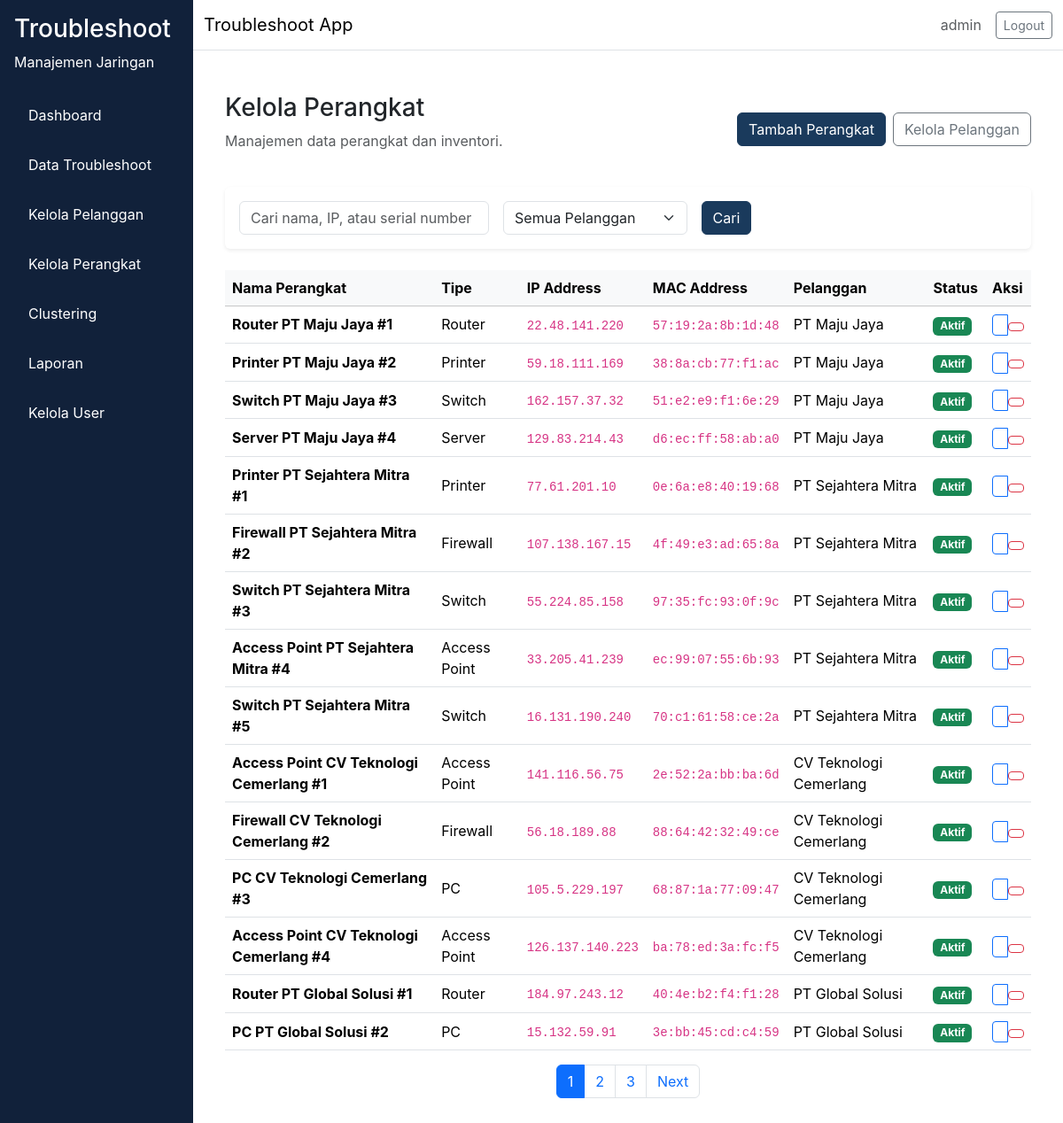
Page /pelanggan/perangkat (signed in) on the earlier database version.
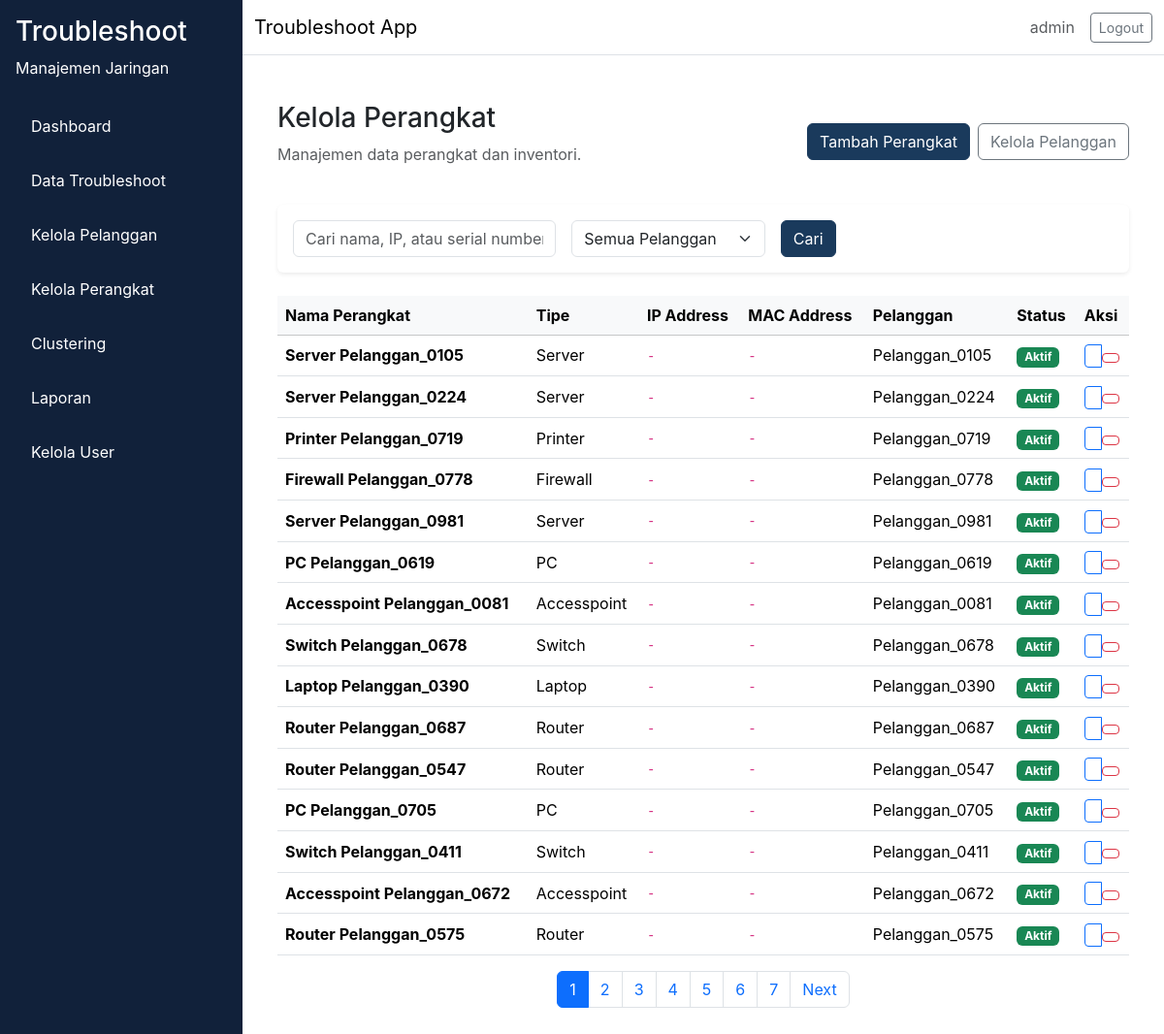
Same page on the later database version.
### app/models/perangkat.py (models this page shows, shortened)
class Perangkat(db.Model):
    __tablename__ = "perangkat"
    id = db.Column(db.Integer, primary_key=True)
    nama = db.Column(db.String(150), nullable=False)
    ip_address = db.Column(db.String(50), nullable=True)
    mac_address = db.Column(db.String(50), nullable=True)
    location_code = db.Column(db.String(50), nullable=True)
    tipe = db.Column(db.String(100), nullable=False)  # PC, Laptop, Printer, Server, etc
    serial_number = db.Column(db.String(100), nullable=True)
    status = db.Column(db.String(50), nullable=False, default="Aktif")  # Aktif, Nonaktif, Service
    keterangan = db.Column(db.Text, nullable=True)
    pelanggan_id = db.Column(db.Integer, db.ForeignKey("pelanggan.id"), nullable=False)
    created_at = db.Column(db.DateTime, server_default=db.func.now(), nullable=False)
    updated_at = db.Column(db.DateTime, server_default=db.func.now(), onupdate=db.func.now(), nullable=False)
    troubleshoots = db.relationship("Troubleshoot", backref="perangkat_ref", lazy="dynamic")

### app/models/pelanggan.py (models this page shows, shortened)
class Pelanggan(db.Model):
    __tablename__ = "pelanggan"
    id = db.Column(db.Integer, primary_key=True)
    nama = db.Column(db.String(150), nullable=False, unique=True)
    kontak = db.Column(db.String(20), nullable=False)
    email = db.Column(db.String(120), nullable=True)
    lokasi = db.Column(db.String(255), nullable=False)
    departemen = db.Column(db.String(100), nullable=True)
    alamat = db.Column(db.Text, nullable=True)
    created_at = db.Column(db.DateTime, server_default=db.func.now(), nullable=False)
    updated_at = db.Column(db.DateTime, server_default=db.func.now(), onupdate=db.func.now(), nullable=False)
    perangkats = db.relationship("Perangkat", backref="pelanggan", lazy="dynamic", cascade="all, delete-orphan")
    troubleshoots = db.relationship("Troubleshoot", backref="pelanggan_ref", lazy="dynamic", cascade="all, delete-orphan")

### app/routes/pelanggan.py (the view)
@pelanggan_bp.route("/perangkat")
def perangkat_index():
    page = request.args.get("page", 1, type=int)
    search = request.args.get("search", "", type=str).strip()
    pelanggan_filter = request.args.get("pelanggan", "", type=str)
    query = Perangkat.query
    if search:
        query = query.filter(
            Perangkat.nama.ilike(f"%{search}%") |
            Perangkat.ip_address.ilike(f"%{search}%") |
            Perangkat.serial_number.ilike(f"%{search}%")
        )
    if pelanggan_filter:
        query = query.filter_by(pelanggan_id=pelanggan_filter)
    pagination = query.order_by(Perangkat.created_at.desc()).paginate(page=page, per_page=15)
    pelanggan_list = Pelanggan.query.all()
    return render_template(
        "pelanggan/perangkat_index.html",
        pagination=pagination,
        search=search,
        pelanggan_filter=pelanggan_filter,
        pelanggan_list=pelanggan_list,
    )

### app/__init__.py (called while the page is built)
def load_user(user_id):
    return User.query.get(int(user_id))

### app/routes/pelanggan.py (called while the page is built)
@pelanggan_bp.before_request
@login_required
def check_admin_manajer():
    if current_user.role.value not in ["admin", "manajer"]:
        flash("Anda tidak memiliki akses ke halaman ini.", "danger")
        return redirect(url_for("troubleshoot.index"))

### app/templates/pelanggan/perangkat_index.html (shortened to what this page needs)
{% extends "base.html" %}
{% block content %}
<div class="container-fluid">
  <div class="d-flex flex-column flex-md-row align-items-md-center justify-content-between mb-4 gap-3">
    <div>
      <h1 class="h3">Kelola Perangkat</h1>
      <p class="text-muted">Manajemen data perangkat dan inventori.</p>
    </div>
    <div class="d-flex gap-2">
      <a href="{{ url_for('pelanggan.perangkat_tambah') }}" class="btn btn-primary">Tambah Perangkat</a>
      <a href="{{ url_for('pelanggan.index') }}" class="btn btn-outline-secondary">Kelola Pelanggan</a>
    </div>
  </div>
  <div class="card shadow-sm p-3 mb-4">
    <form method="GET" class="row g-3 align-items-center">
      <div class="col-md-4">
        <input type="text" name="search" class="form-control" placeholder="Cari nama, IP, atau serial number" value="{{ search }}">
      </div>
      <div class="col-md-3">
        <select class="form-select" name="pelanggan">
          <option value="">Semua Pelanggan</option>
        </select>
      </div>
      <div class="col-md-auto">
        <button type="submit" class="btn btn-primary">Cari</button>
      </div>
    </form>
  </div>
  <div class="table-responsive">
    <table class="table table-hover align-middle">
      <thead class="table-light">
        <tr>
          <th>Nama Perangkat</th>
          <th>Tipe</th>
          <th>IP Address</th>
          <th>MAC Address</th>
          <th>Pelanggan</th>
          <th>Status</th>
          <th>Aksi</th>
        </tr>
      </thead>
      <tbody>
        {% if pagination.items %}
          {% for item in pagination.items %}
          <tr>
            <td><strong>{{ item.nama }}</strong></td>
            <td>{{ item.tipe }}</td>
            <td><code>{{ item.ip_address or '-' }}</code></td>
            <td><code>{{ item.mac_address or '-' }}</code></td>
            <td>{{ item.pelanggan.nama }}</td>
            <td>
              <span class="badge bg-{% if item.status == 'Aktif' %}success{% elif item.status == 'Nonaktif' %}danger{% else %}warning{% endif %}">
                {{ item.status }}
              </span>
            </td>
            <td>
              <div class="btn-group btn-group-sm" role="group">
                <a href="{{ url_for('pelanggan.perangkat_edit', id=item.id) }}" class="btn btn-outline-primary" title="Edit">
                </a>
                <form method="POST" action="{{ url_for('pelanggan.perangkat_hapus', id=item.id) }}" onsubmit="return confirm('Hapus perangkat ini?');" style="display: inline;">
                  <button type="submit" class="btn btn-sm btn-outline-danger" title="Delete">
                  </button>
                </form>
              </div>
            </td>
          </tr>
          {% endfor %}
        {% else %}
          <tr>
            <td colspan="7" class="text-center text-muted py-4">Tidak ada data perangkat.</td>
          </tr>
        {% endif %}
      </tbody>
    </table>
  </div>
  {% if pagination.pages > 1 %}
  <nav aria-label="Page navigation">
    <ul class="pagination justify-content-center">
      {% for page_num in pagination.iter_pages() %}
        {% if page_num %}
          {% if page_num == pagination.page %}
          <li class="page-item active"><span class="page-link">{{ page_num }}</span></li>
          {% else %}
          <li class="page-item"><a class="page-link" href="{{ url_for('pelanggan.perangkat_index', page=page_num, search=search, pelanggan=pelanggan_filter) }}">{{ page_num }}</a></li>
          {% endif %}
        {% endif %}
      {% endfor %}
      {% if pagination.has_next %}
      <li class="page-item">
        <a class="page-link" href="{{ url_for('pelanggan.perangkat_index', page=pagination.next_num, search=search, pelanggan=pelanggan_filter) }}">Next</a>
      </li>
      {% endif %}
    </ul>
  </nav>
  {% endif %}
</div>
{% endblock %}

Differences in the rows shown:
removed Perangkat: nama "Router PT Maju Jaya #1", tipe "Router", ip_address "22.48.141.220", mac_address "57:19:2a:8b:1d:48", pelanggan.nama "PT Maju Jaya", status "Aktif"
removed Perangkat: nama "Printer PT Maju Jaya #2", tipe "Printer", ip_address "59.18.111.169", mac_address "38:8a:cb:77:f1:ac", pelanggan.nama "PT Maju Jaya", status "Aktif"
removed Perangkat: nama "Switch PT Maju Jaya #3", tipe "Switch", ip_address "162.157.37.32", mac_address "51:e2:e9:f1:6e:29", pelanggan.nama "PT Maju Jaya", status "Aktif"
removed Perangkat: nama "Server PT Maju Jaya #4", tipe "Server", ip_address "129.83.214.43", mac_address "d6:ec:ff:58:ab:a0", pelanggan.nama "PT Maju Jaya", status "Aktif"
removed Perangkat: nama "Printer PT Sejahtera Mitra #1", tipe "Printer", ip_address "77.61.201.10", mac_address "0e:6a:e8:40:19:68", pelanggan.nama "PT Sejahtera Mitra", status "Aktif"
removed Perangkat: nama "Firewall PT Sejahtera Mitra #2", tipe "Firewall", ip_address "107.138.167.15", mac_address "4f:49:e3:ad:65:8a", pelanggan.nama "PT Sejahtera Mitra", status "Aktif"
removed Perangkat: nama "Switch PT Sejahtera Mitra #3", tipe "Switch", ip_address "55.224.85.158", mac_address "97:35:fc:93:0f:9c", pelanggan.nama "PT Sejahtera Mitra", status "Aktif"
removed Perangkat: nama "Access Point PT Sejahtera Mitra #4", tipe "Access Point", ip_address "33.205.41.239", mac_address "ec:99:07:55:6b:93", pelanggan.nama "PT Sejahtera Mitra", status "Aktif"
removed Perangkat: nama "Switch PT Sejahtera Mitra #5", tipe "Switch", ip_address "16.131.190.240", mac_address "70:c1:61:58:ce:2a", pelanggan.nama "PT Sejahtera Mitra", status "Aktif"
removed Perangkat: nama "Access Point CV Teknologi Cemerlang #1", tipe "Access Point", ip_address "141.116.56.75", mac_address "2e:52:2a:bb:ba:6d", pelanggan.nama "CV Teknologi Cemerlang", status "Aktif"
removed Perangkat: nama "Firewall CV Teknologi Cemerlang #2", tipe "Firewall", ip_address "56.18.189.88", mac_address "88:64:42:32:49:ce", pelanggan.nama "CV Teknologi Cemerlang", status "Aktif"
removed Perangkat: nama "PC CV Teknologi Cemerlang #3", tipe "PC", ip_address "105.5.229.197", mac_address "68:87:1a:77:09:47", pelanggan.nama "CV Teknologi Cemerlang", status "Aktif"
removed Perangkat: nama "Access Point CV Teknologi Cemerlang #4", tipe "Access Point", ip_address "126.137.140.223", mac_address "ba:78:ed:3a:fc:f5", pelanggan.nama "CV Teknologi Cemerlang", status "Aktif"
removed Perangkat: nama "Router PT Global Solusi #1", tipe "Router", ip_address "184.97.243.12", mac_address "40:4e:b2:f4:f1:28", pelanggan.nama "PT Global Solusi", status "Aktif"
removed Perangkat: nama "PC PT Global Solusi #2", tipe "PC", ip_address "15.132.59.91", mac_address "3e:bb:45:cd:c4:59", pelanggan.nama "PT Global Solusi", status "Aktif"
added Perangkat: nama "Server Pelanggan_0105", tipe "Server", ip_address "-", mac_address "-", pelanggan.nama "Pelanggan_0105", status "Aktif"
added Perangkat: nama "Server Pelanggan_0224", tipe "Server", ip_address "-", mac_address "-", pelanggan.nama "Pelanggan_0224", status "Aktif"
added Perangkat: nama "Printer Pelanggan_0719", tipe "Printer", ip_address "-", mac_address "-", pelanggan.nama "Pelanggan_0719", status "Aktif"
added Perangkat: nama "Firewall Pelanggan_0778", tipe "Firewall", ip_address "-", mac_address "-", pelanggan.nama "Pelanggan_0778", status "Aktif"
added Perangkat: nama "Server Pelanggan_0981", tipe "Server", ip_address "-", mac_address "-", pelanggan.nama "Pelanggan_0981", status "Aktif"
added Perangkat: nama "PC Pelanggan_0619", tipe "PC", ip_address "-", mac_address "-", pelanggan.nama "Pelanggan_0619", status "Aktif"
added Perangkat: nama "Accesspoint Pelanggan_0081", tipe "Accesspoint", ip_address "-", mac_address "-", pelanggan.nama "Pelanggan_0081", status "Aktif"
added Perangkat: nama "Switch Pelanggan_0678", tipe "Switch", ip_address "-", mac_address "-", pelanggan.nama "Pelanggan_0678", status "Aktif"
added Perangkat: nama "Laptop Pelanggan_0390", tipe "Laptop", ip_address "-", mac_address "-", pelanggan.nama "Pelanggan_0390", status "Aktif"
added Perangkat: nama "Router Pelanggan_0687", tipe "Router", ip_address "-", mac_address "-", pelanggan.nama "Pelanggan_0687", status "Aktif"
added Perangkat: nama "Router Pelanggan_0547", tipe "Router", ip_address "-", mac_address "-", pelanggan.nama "Pelanggan_0547", status "Aktif"
added Perangkat: nama "PC Pelanggan_0705", tipe "PC", ip_address "-", mac_address "-", pelanggan.nama "Pelanggan_0705", status "Aktif"
added Perangkat: nama "Switch Pelanggan_0411", tipe "Switch", ip_address "-", mac_address "-", pelanggan.nama "Pelanggan_0411", status "Aktif"
added Perangkat: nama "Accesspoint Pelanggan_0672", tipe "Accesspoint", ip_address "-", mac_address "-", pelanggan.nama "Pelanggan_0672", status "Aktif"
added Perangkat: nama "Router Pelanggan_0575", tipe "Router", ip_address "-", mac_address "-", pelanggan.nama "Pelanggan_0575", status "Aktif"
Other differences:
new list line: "4"
new list line: "5"
new list line: "6"
new list line: "7"
